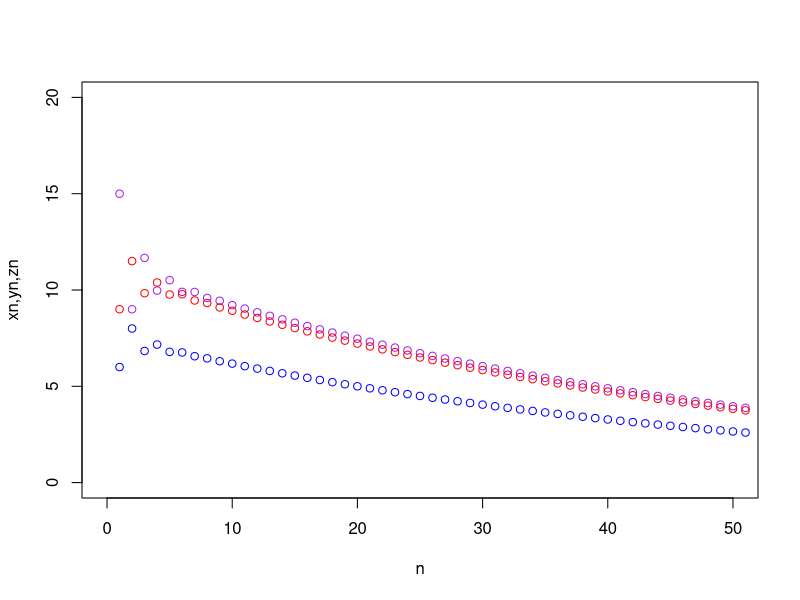

This figure's R source:
#n=seq(0,21)
#x=rep(0,21)
#y=rep(0,21)
#A
#z=rep(0,21)
A=matrix(nrow = 3,ncol = 51)
A[1,1]=15
A[2,1]=6
A[3,1]=9
for(j in 2:51) {
  A[1,j]=(1/2)*A[2,j-1]+(2/3)*A[3,j-1]
  A[2,j]=(1/3)*A[1,j-1]+(1/3)*A[3,j-1]
  A[3,j]=(2/3)*A[2,j-1]+(1/2)*A[1,j-1]
}
plot(0,0,xlim=range(0,50),ylim=range(0,20),xlab='n',ylab='xn,yn,zn',type='l')
for(f in 1:3){
  for(j in 1:51){
    if(f==1){
    points(j,A[f,j],col='purple')
    }
    if(f==2) {
      points(j,A[f,j],col='blue')
    }
    if(f==3){
      points(j,A[f,j],col='red')
    }
  }
}